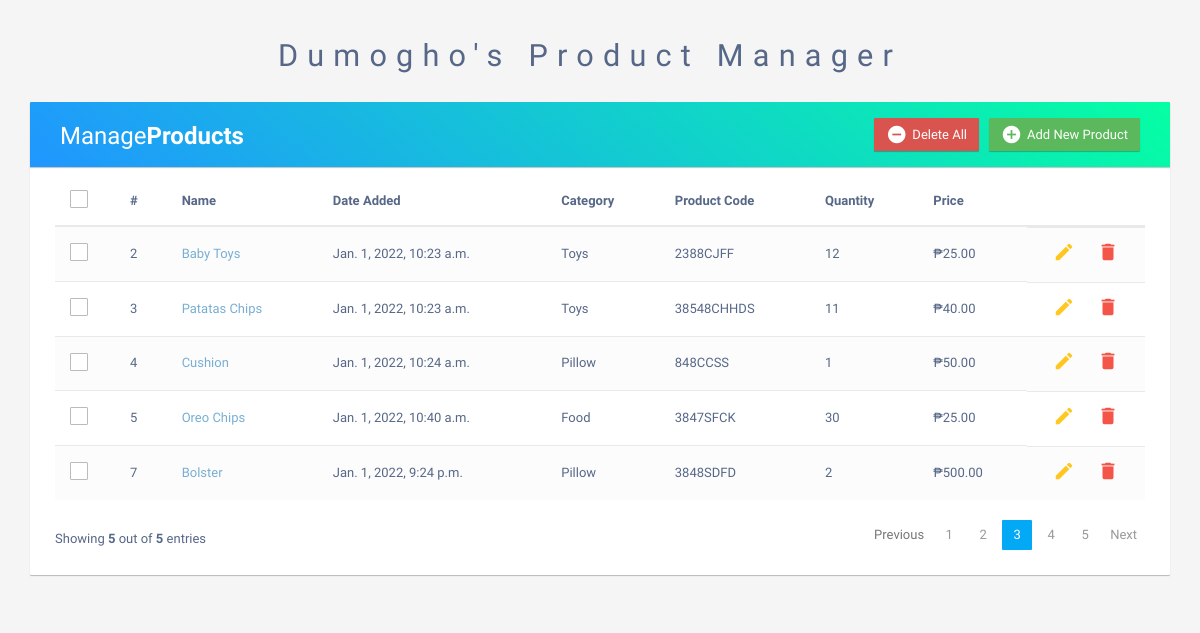
The app's page /, older data.
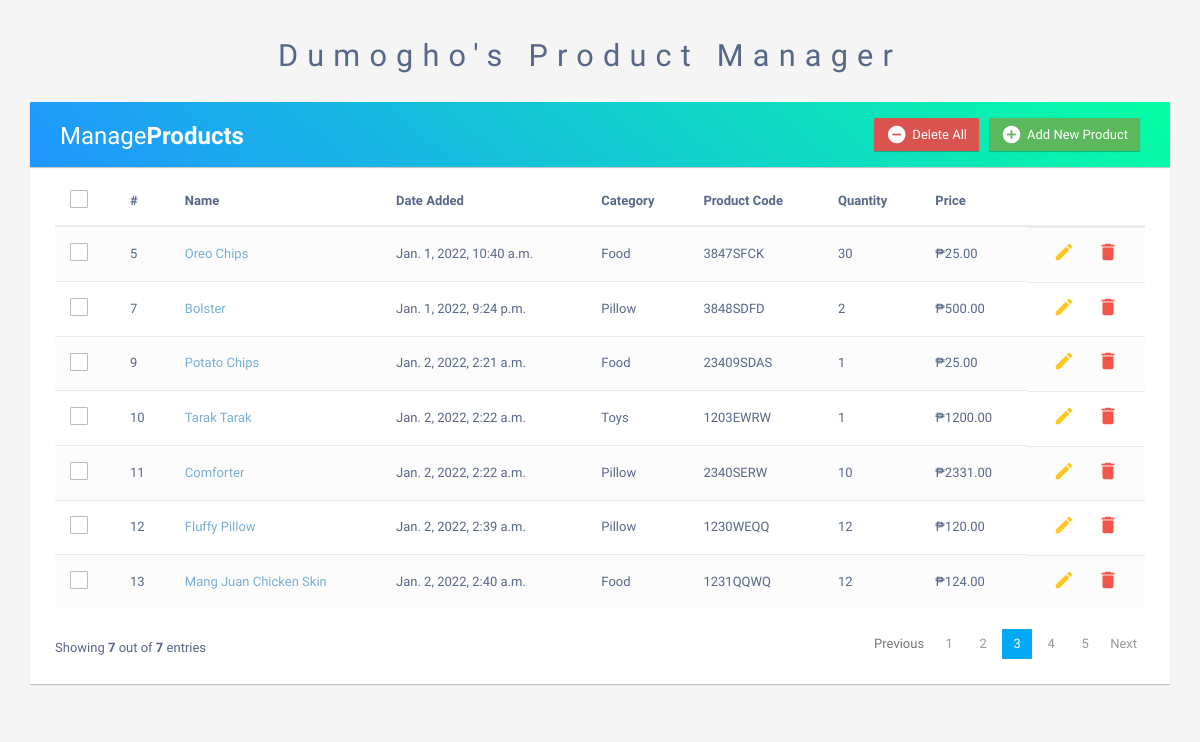
The same page, newer data.
### dashboard/models.py (models this page shows, shortened)
class Product(models.Model):
    CATEGORY =  (
        ('Pillow', 'Pillow'),
        ('Food', 'Food'),
        ('Toys', 'Toys'),
    )
    name = models.CharField(max_length=50)
    date_added = models.DateTimeField(auto_now_add=True, null=True)
    product_code = models.CharField(max_length=10, blank=True)
    price = models.DecimalField(max_digits=8, decimal_places=2)
    quantity = models.IntegerField(blank=True, null=True)
    category = models.CharField(max_length=10, null=True, choices=CATEGORY)

### dashboard/views.py (the view)
# urls.py: path('', views.PMSDashboard.as_view(), name='home'),
class PMSDashboard(View):
    def get(self, request, *args, **kwargs):
        products = Product.objects.all()
        total_products = products.count()
        context = {}
        context = {
            'products': products,
            'total_products': total_products
        }
        return render(request, "dashboard/home.html", context)

### templates/dashboard/home.html (shortened to what this page needs)
{% extends "dashboard/base.html" %}
{% load static %}
{% block content %}
    <br>
    <h2 class="heading">Dumogho's Product Manager</h2>
    <div class="container">
        <div class="table-wrapper">
            <div class="table-title">
                <div class="row">
                    <div class="col-sm-6">
                        <h2>Manage<b>Products</b></h2>
                    </div>
                    <div class="col-sm-6">
                        <button type="button" class="btn btn-success js-create-product" data-url="{% url 'product-create' %}">
                            <i class="material-icons">&#xE147;</i> <span>Add New Product</span>
                        </button>
                        <button type="button" class="btn btn-danger js-delete-all-products" data-url="{% url 'product-delete-all' %}">
                            <i class="material-icons">&#xE15C;</i> <span>Delete All</span>
                        </button>
                    </div>
                </div>
            </div>
            <table class="table table-striped table-hover" id="product-table">
                <thead>
                    <tr>
                        <th>
                            <span class="custom-checkbox">
                                <label for="selectAll"></label>
                            </span>
                        </th>
                        <th>#</th>
                        <th>Name</th>
                        <th>Date Added</th>
                        <th>Category</th>
                        <th>Product Code</th>
                        <th>Quantity</th>
                        <th>Price</th>
                        <th></th>
                    </tr>
                </thead>
                <tbody>
                    {% include 'dashboard/partial_product_list.html' %}
                </tbody>
            </table>
            <div class="clearfix">
                <div class="hint-text">Showing <b id="items">{{total_products}}</b> out of <b id="entries">{{total_products}}</b> entries</div>
                <ul class="pagination">
                    <li class="page-item disabled"><a href="#">Previous</a></li>
                    <li class="page-item"><a href="#" class="page-link">1</a></li>
                    <li class="page-item"><a href="#" class="page-link">2</a></li>
                    <li class="page-item active"><a href="#" class="page-link">3</a></li>
                    <li class="page-item"><a href="#" class="page-link">4</a></li>
                    <li class="page-item"><a href="#" class="page-link">5</a></li>
                    <li class="page-item"><a href="#" class="page-link">Next</a></li>
                </ul>
            </div>
        </div>
    </div>
{% endblock content %}

### templates/dashboard/partial_product_list.html (shortened to what this page needs)
{% for product in products %}
    <tr>
        <td>
            <span class="custom-checkbox">
                <label for="checkbox1"></label>
            </span>
        </td>
        <td>{{ product.id }}</td>
        <td><a href="" class="show-link js-show-product" data-url="{% url 'show-product' product.id %}">{{ product.name }}</a></td>
        <td>{{ product.date_added }}</td>
        <td>{{ product.category }}</td>
        <td>{{ product.product_code }}</td>
        <td>{{ product.quantity }}</td>
        <td>₱{{ product.price }}</td>
        <td class="btn-group">
            <button type="button" class="edit js-update-product" data-url="{% url 'product-update' product.id %}">
                <i class="material-icons" data-toggle="tooltip" title="Edit">&#xE254;</i>
            </button>
            <button type="button" class="delete js-delete-product" data-url="{% url 'product-delete' product.id %}">
                <i class="material-icons" data-toggle="tooltip" title="Delete">&#xE872;</i></span>
            </button>
        </td>
    </tr>
{% empty %}
    <tr>
        <td colspan="8" class="text-center bg-warning">No Products</td>
    </tr>
{% endfor %}

Row changes from the older to the newer data that the page shows:
removed Product: id "2", name "Baby Toys", date_added "Jan. 1, 2022, 10:23 a.m.", category "Toys", product_code "2388CJFF", quantity "12", price "25.00"
removed Product: id "3", name "Patatas Chips", date_added "Jan. 1, 2022, 10:23 a.m.", category "Toys", product_code "38548CHHDS", quantity "11", price "40.00"
removed Product: id "4", name "Cushion", date_added "Jan. 1, 2022, 10:24 a.m.", category "Pillow", product_code "848CCSS", quantity "1", price "50.00"
added Product: id "9", name "Potato Chips", date_added "Jan. 2, 2022, 2:21 a.m.", category "Food", product_code "23409SDAS", quantity "1", price "25.00"
added Product: id "10", name "Tarak Tarak", date_added "Jan. 2, 2022, 2:22 a.m.", category "Toys", product_code "1203EWRW", quantity "1", price "1200.00"
added Product: id "11", name "Comforter", date_added "Jan. 2, 2022, 2:22 a.m.", category "Pillow", product_code "2340SERW", quantity "10", price "2331.00"
added Product: id "12", name "Fluffy Pillow", date_added "Jan. 2, 2022, 2:39 a.m.", category "Pillow", product_code "1230WEQQ", quantity "12", price "120.00"
added Product: id "13", name "Mang Juan Chicken Skin", date_added "Jan. 2, 2022, 2:40 a.m.", category "Food", product_code "1231QQWQ", quantity "12", price "124.00"
Text that changed along with them:
{{ total_products }}: "5" → "7"
